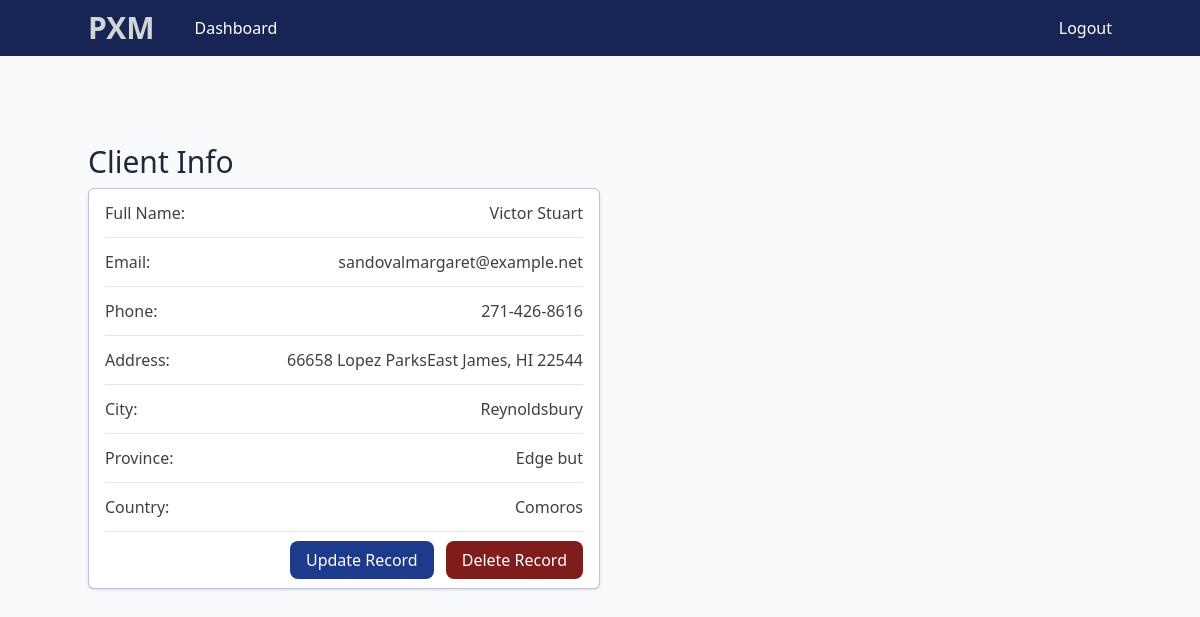
Page /record/7 (signed in) on the committed database.
### project/models.py (models this page shows, shortened)
class Record(models.Model):
    created_at = models.DateTimeField(auto_now_add=True)
    first_name = models.CharField(max_length=100)
    last_name = models.CharField(max_length=100)
    email = models.CharField(max_length=255)
    phone = models.CharField(max_length=20)
    address = models.CharField(max_length=300)
    city = models.CharField(max_length=255)
    province = models.CharField(max_length=200)
    country = models.CharField(max_length=125)

### project/views.py (the view)
# urls.py: path('record/<int:pk>', views.view_record, name='view_record'),
@login_required(login_url="signin")
def view_record(request, pk):
    record = Record.objects.get(id=pk)
    context = {'record': record}
    return render(request, 'project/view_record.html', context)

### project/templates/project/view_record.html
{% extends 'project/base.html' %}
{% block content%}
<div class="container mx-auto mt-12">
    <p class="py-4">
    <h1 class="text-3xl text-slate-800 font-montserrat">
        Client Info
    </h1>
    </p>
    <div class="bg-white w-1/2 shadow px-4 border border-blue-900/30 rounded-md">
        <div class="flex justify-between py-3 border-b">
            <div class="">
                Full Name:
            </div>
            <div class="">
                {{record.first_name}} {{record.last_name}}
            </div>
        </div>
        <div class="flex justify-between py-3 border-b">
            <div class="">
                Email:
            </div>
            <div class="">
                {{record.email}}
            </div>
        </div>
        <div class="flex justify-between py-3 border-b">
            <div class="">
                Phone:
            </div>
            <div class="">
                {{record.phone}}
            </div>
        </div>
        <div class="flex justify-between py-3 border-b">
            <div class="">
                Address:
            </div>
            <div class="">
                {{record.address}}
            </div>
        </div>
        <div class="flex justify-between py-3 border-b">
            <div class="">
                City:
            </div>
            <div class="">
                {{record.city}}
            </div>
        </div>
        <div class="flex justify-between py-3 border-b">
            <div class="">
                Province:
            </div>
            <div class="">
                {{record.province}}
            </div>
        </div>
        <div class="flex justify-between py-3 border-b">
            <div class="">
                Country:
            </div>
            <div class="">
                {{record.country}}
            </div>
        </div>
        <div class="flex justify-end py-4 space-x-3">
            <div class="">
                <a href="{% url 'update' record.id %}" class="btn primary">Update Record</a>
            </div>
            <div class="">
                <a href="{% url 'delete_record' record.id %}" class="btn danger">Delete Record</a>
            </div>
        </div>
    </div>
</div>
{% endblock %}

### static/css/main.css (style rules this page uses)
*,:after,:before { box-sizing:border-box;border:0 solid #e5e7eb }
:after,:before { --tw-content:"" }
html { line-height:1.5;-webkit-text-size-adjust:100%;-moz-tab-size:4;-o-tab-size:4;tab-size:4;font-family:ui-sans-serif,system-ui,-apple-system,BlinkMacSystemFont,Segoe UI,Roboto,Helvetica Neue,Arial,Noto Sans,sans-serif,Apple Color Emoji,Segoe UI Emoji,Segoe UI Symbol,Noto Color Emoji;font-feature-settings:normal;font-variation-settings:normal }
body { margin:0;line-height:inherit }
h1,h2,h3,h4,h5,h6 { font-size:inherit;font-weight:inherit }
a { color:inherit;text-decoration:inherit }
blockquote,dd,dl,figure,h1,h2,h3,h4,h5,h6,hr,p,pre { margin:0 }
*,::backdrop,:after,:before { --tw-border-spacing-x:0;--tw-border-spacing-y:0;--tw-translate-x:0;--tw-translate-y:0;--tw-rotate:0;--tw-skew-x:0;--tw-skew-y:0;--tw-scale-x:1;--tw-scale-y:1;--tw-pan-x: ;--tw-pan-y: ;--tw-pinch-zoom: ;--tw-scroll-snap-strictness:proximity;--tw-gradient-from-position: ;--tw-gradient-via-position: ;--tw-gradient-to-position: ;--tw-ordinal: ;--tw-slashed-zero: ;--tw-numeric-figure: ;--tw-numeric-spacing: ;--tw-numeric-fraction: ;--tw-ring-inset: ;--tw-ring-offset-width:0px;--tw-ring-offset-color:#fff;--tw-ring-color:#3b82f680;--tw-ring-offset-shadow:0 0 #0000;--tw-ring-shadow:0 0 #0000;--tw-shadow:0 0 #0000;--tw-shadow-colored:0 0 #0000;--tw-blur: ;--tw-brightness: ;--tw-contrast: ;--tw-grayscale: ;--tw-hue-rotate: ;--tw-invert: ;--tw-saturate: ;--tw-sepia: ;--tw-drop-shadow: ;--tw-backdrop-blur: ;--tw-backdrop-brightness: ;--tw-backdrop-contrast: ;--tw-backdrop-grayscale: ;--tw-backdrop-hue-rotate: ;--tw-backdrop-invert: ;--tw-backdrop-opacity: ;--tw-backdrop-saturate: ;--tw-backdrop-sepia: }
.container { width:100% }
@media (min-width:640px) { .container { max-width:640px } }
@media (min-width:768px) { .container { max-width:768px } }
@media (min-width:1024px) { .container { max-width:1024px } }
.btn { border-radius:.5rem;padding:.5rem 1rem;--tw-text-opacity:1;color:rgb(255 255 255/var(--tw-text-opacity)) }
.primary { --tw-bg-opacity:1;background-color:rgb(30 58 138/var(--tw-bg-opacity));transition-property:all;transition-timing-function:cubic-bezier(.4,0,.2,1);transition-duration:.15s;transition-delay:75ms;transition-timing-function:cubic-bezier(0,0,.2,1) }
.danger { --tw-bg-opacity:1;background-color:rgb(127 29 29/var(--tw-bg-opacity)) }
.mx-auto { margin-left:auto;margin-right:auto }
.mt-12 { margin-top:3rem }
.flex { display:flex }
.w-1\/2 { width:50% }
.justify-end { justify-content:flex-end }
.justify-between { justify-content:space-between }
.space-x-3>:not([hidden])~:not([hidden]) { --tw-space-x-reverse:0;margin-right:calc(.75rem*var(--tw-space-x-reverse));margin-left:calc(.75rem*(1 - var(--tw-space-x-reverse))) }
.rounded-md { border-radius:.375rem }
.border { border-width:1px }
.border-b { border-bottom-width:1px }
.border-blue-900\/30 { border-color:#1e3a8a4d }
.bg-white { --tw-bg-opacity:1;background-color:rgb(255 255 255/var(--tw-bg-opacity)) }
.px-4 { padding-left:1rem;padding-right:1rem }
.py-3 { padding-top:.75rem;padding-bottom:.75rem }
.py-4 { padding-top:1rem;padding-bottom:1rem }
.text-3xl { font-size:1.875rem;line-height:2.25rem }
.text-slate-800 { --tw-text-opacity:1;color:rgb(30 41 59/var(--tw-text-opacity)) }
.shadow { --tw-shadow:0 1px 3px 0 #0000001a,0 1px 2px -1px #0000001a;--tw-shadow-colored:0 1px 3px 0 var(--tw-shadow-color),0 1px 2px -1px var(--tw-shadow-color);box-shadow:var(--tw-ring-offset-shadow,0 0 #0000),var(--tw-ring-shadow,0 0 #0000),var(--tw-shadow) }
h1 { padding-top:.5rem;padding-bottom:.5rem;font-size:3rem;line-height:1 }
body { --tw-bg-opacity:1;background-color:rgb(248 250 252/var(--tw-bg-opacity));--tw-text-opacity:1;color:rgb(64 64 64/var(--tw-text-opacity)) }

### rows in the picture
Record: first_name "Victor", last_name "Stuart", email "sandovalmargaret@example.net", phone "271-426-8616", address "66658 Lopez ParksEast James, HI 22544", city "Reynoldsbury", province "Edge but", country "Comoros"
